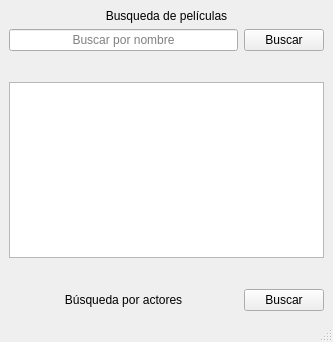
<?xml version="1.0" encoding="UTF-8"?>
<ui version="4.0">
 <class>Ventana_principal</class>
 <widget class="QMainWindow" name="Ventana_principal">
  <property name="geometry">
   <rect>
    <x>0</x>
    <y>0</y>
    <width>333</width>
    <height>342</height>
   </rect>
  </property>
  <property name="windowTitle">
   <string>MainWindow</string>
  </property>
  <widget class="QWidget" name="centralwidget">
   <layout class="QGridLayout" name="gridLayout">
    <item row="12" column="1">
     <widget class="QPushButton" name="boton_abrir_ventana_actores">
      <property name="text">
       <string>Buscar</string>
      </property>
     </widget>
    </item>
    <item row="1" column="1">
     <widget class="QPushButton" name="boton_buscar_pelicula">
      <property name="text">
       <string>Buscar</string>
      </property>
     </widget>
    </item>
    <item row="0" column="0" colspan="2">
     <widget class="QLabel" name="label">
      <property name="text">
       <string>Busqueda de películas</string>
      </property>
      <property name="alignment">
       <set>Qt::AlignmentFlag::AlignCenter</set>
      </property>
     </widget>
    </item>
    <item row="5" column="0" colspan="2">
     <spacer name="verticalSpacer_2">
      <property name="orientation">
       <enum>Qt::Orientation::Vertical</enum>
      </property>
      <property name="sizeHint" stdset="0">
       <size>
        <width>20</width>
        <height>40</height>
       </size>
      </property>
     </spacer>
    </item>
    <item row="12" column="0">
     <widget class="QLabel" name="label_2">
      <property name="text">
       <string>&lt;html&gt;&lt;head/&gt;&lt;body&gt;&lt;p align=&quot;center&quot;&gt;Búsqueda por actores&lt;/p&gt;&lt;/body&gt;&lt;/html&gt;</string>
      </property>
     </widget>
    </item>
    <item row="2" column="0" colspan="2">
     <spacer name="verticalSpacer">
      <property name="orientation">
       <enum>Qt::Orientation::Vertical</enum>
      </property>
      <property name="sizeHint" stdset="0">
       <size>
        <width>20</width>
        <height>40</height>
       </size>
      </property>
     </spacer>
    </item>
    <item row="1" column="0">
     <widget class="QLineEdit" name="line_ingreso_nombre">
      <property name="alignment">
       <set>Qt::AlignmentFlag::AlignCenter</set>
      </property>
      <property name="placeholderText">
       <string>Buscar por nombre</string>
      </property>
     </widget>
    </item>
    <item row="4" column="0" colspan="2">
     <widget class="QTableWidget" name="table_peliculas"/>
    </item>
   </layout>
  </widget>
  <widget class="QMenuBar" name="menubar">
   <property name="geometry">
    <rect>
     <x>0</x>
     <y>0</y>
     <width>333</width>
     <height>22</height>
    </rect>
   </property>
  </widget>
  <widget class="QStatusBar" name="statusbar"/>
 </widget>
 <resources/>
 <connections>
  <connection>
   <sender>boton_abrir_ventana_actores</sender>
   <signal>clicked()</signal>
   <receiver>Ventana_principal</receiver>
   <slot>emitir_abrir_ventana_busqueda_actores()</slot>
   <hints>
    <hint type="sourcelabel">
     <x>323</x>
     <y>311</y>
    </hint>
    <hint type="destinationlabel">
     <x>249</x>
     <y>133</y>
    </hint>
   </hints>
  </connection>
  <connection>
   <sender>boton_buscar_pelicula</sender>
   <signal>clicked()</signal>
   <receiver>Ventana_principal</receiver>
   <slot>emitir_buscar()</slot>
   <hints>
    <hint type="sourcelabel">
     <x>323</x>
     <y>76</y>
    </hint>
    <hint type="destinationlabel">
     <x>249</x>
     <y>53</y>
    </hint>
   </hints>
  </connection>
 </connections>
 <slots>
  <slot>emitir_abrir_ventana_busqueda_actores()</slot>
  <slot>emitir_buscar()</slot>
 </slots>
</ui>
